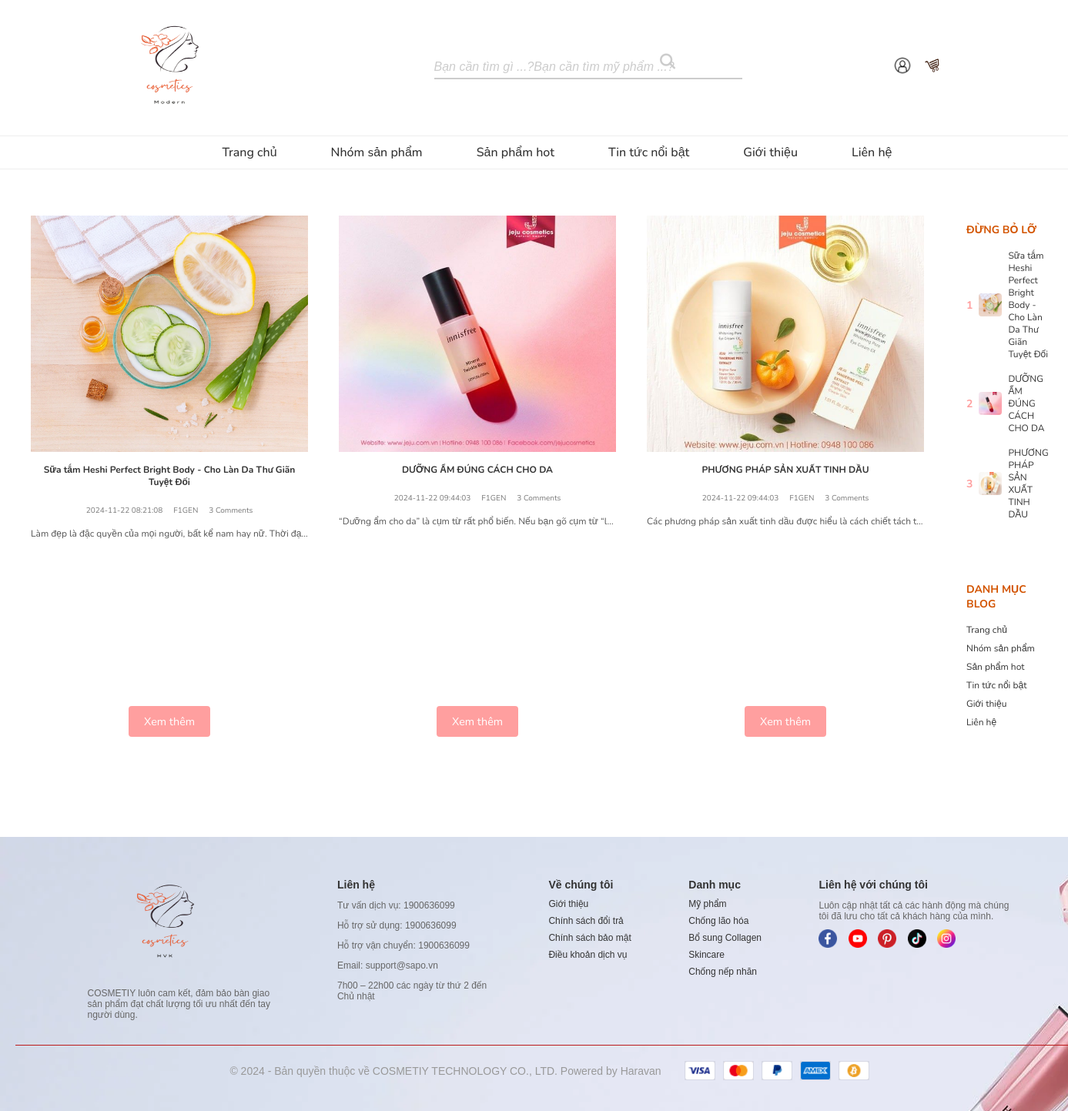
The page /frontend/index.php?page=gioithieu on the database its author committed.
### tables this page shows
CREATE TABLE `blog_post` (
  `blog_post_id` int(11) NOT NULL,
  `image` varchar(255) DEFAULT NULL,
  `title` varchar(255) NOT NULL,
  `content` text DEFAULT NULL,
  `post_date` datetime NOT NULL
);

### frontend/controller/pro_controller.php (called while the page is built, shortened)
<?php
    class ProductController {
        private $productModel;
        public function __construct() {
            require_once('../frontend/model/m_product.php');
            $this->productModel = new ProductModel();
        }
        public function gioithieu() {
            $blog = $this->productModel->getAllBLog();
            include_once "view/menugioithieu.php";
            include_once "view/gioithieu.php";
            include_once "view/footer.php";
        }
    }
?>

### frontend/model/m_database.php (called while the page is built, shortened)
<?php
class database {
    private $host = "localhost";
    private $username = "root";
    private $password = "";
    private $database = "duan1";
    private $conn;
    public static $instance;
    public static function getInstance(){
        if (!self::$instance) {
            self::$instance = new database();
        }
        return self::$instance;
    }
    public function __construct(){
        try {
            $this->conn = new PDO("mysql:host=$this->host;dbname=$this->database;charset=utf8mb4", $this->username, $this->password);
            $this->conn->setAttribute(PDO::ATTR_ERRMODE, PDO::ERRMODE_EXCEPTION);
        } catch (PDOException $e) {
            echo "Connection failed: " . $e->getMessage();
        }
    }
    public function getAll($sql, $params = []){
        $stmt = $this->conn->prepare($sql);
        $stmt->execute($params);
        return $stmt->fetchAll(PDO::FETCH_ASSOC);
    }
}
?>

### frontend/model/m_product.php (called while the page is built, shortened)
<?php
    require_once('../frontend/model/m_database.php');
    class productModel{
        public function getAllBLog(){
            $sql="SELECT * FROM blog_post";
            return database::getInstance()->getAll($sql);
        }
    }
?>

### frontend/view/gioithieu.php (the view, shortened to what this page needs)
<div class="container">
   <div class="kt">
   <?php if(isset($blog)){foreach($blog as $b){ ?>
    <div class="card">
        <img src="../public/user/img/<?=$b['image']?>" alt="Product 1">
        <h3><?=$b['title']?></h3>
        <div class="info">
            <span class="date"><?=$b['post_date']?></span>
            <span class="category">F1GEN</span>
            <span class="comments">3 Comments</span>
        </div>
        <p><?=$b['content']?></p>
        <a href="article.html" class="bt">Xem thêm</a>
    </div>
    <?php }} ?>
</div>
        <div class="sidebar">
            <div class="sidebar-section">
                <h3>Đừng bỏ lỡ</h3>
                <?php if(isset($blog)){foreach($blog as $b){ ?>
                <ul>
                    <li><span><?=$b['blog_post_id']?></span><img src="../public/user/img/<?=$b['image']?>" alt="Product 1"><a href="#"><?=$b['title']?></a></li>
                </ul>
                <?php }} ?>
            </div>
            <div class="sidebar-section">
                <h3>Danh mục blog</h3>
                <ul>
                    <li><a href="?page=home">Trang chủ</a></li>
                    <li><a href="?page=nhomsanpham&id=1">Nhóm sản phẩm</a></li>
                    <li><a href="?page=sphot">Sản phẩm hot</a></li>
                    <li><a href="?page=tintucnoibat">Tin tức nổi bật</a></li>
                    <li><a href="?page=gioithieu">Giới thiệu</a></li>
                    <li><a href="?page=lienhe">Liên hệ</a></li>
                </ul>
            </div>
        </div>
    </div>

### public/user/css/styles.css (style rules this page uses)
body { font-family: 'Nunito', sans-serif; margin: 0; padding: 0; overflow-x: hidden; margin: 0; }
a { text-decoration: none; }
.kt { display: flex; justify-content: space-between; max-width: 1200px; margin: 0 auto; }
.card { background-color: white; padding: 20px; width: 30%; text-align: center; display: flex; flex-direction: column; justify-content: space-between; border-radius: 8px; overflow: hidden; }
.card img { max-width: 100%; margin: 0 auto; transition: transform 1.2s ease; }
.card h3 { font-size: 12px; color: #333; margin-top: 15px; }
.info { display: flex; justify-content: center; margin: 10px 0; font-size: 10px; color: #777; gap: 14px; }
.info .date, .info .category, .info .comments { display: block; margin-bottom: 5px; }
.card p { width: 360px; white-space: nowrap; overflow: hidden; text-overflow: ellipsis; font-size: 12px; color: #555; flex-grow: 1; margin: 0 auto; }
.bt { background-color: #ff9f9f; border: none; border-radius: 4px; color: white; padding: 10px 20px; font-size: 0.9em; cursor: pointer; transition: background-color 0.3s; align-self: center; margin-top: 15px; text-decoration: none; }

### frontend/view/gioithieu.php (style rules this page uses)
.container { display: flex; margin: 20px auto; padding: 20px; gap: 20px; }
.kt { display: flex; justify-content: space-between; max-width: 1200px; margin: 0 auto; }
.card { background-color: white; padding: 20px; width: 30%; text-align: center; display: flex; flex-direction: column; justify-content: space-between; border-radius: 8px; overflow: hidden; justify-content: flex-start; position: relative; }
.card img { max-width: 100%; margin: 0 auto; transition: transform 1.2s ease; }
.card h3 { font-size: 12px; color: #333; margin-top: 15px; }
.info { display: flex; justify-content: center; margin: 10px 0; font-size: 10px; color: #777; gap: 14px; }
.info .date, .info .category, .info .comments { display: block; margin-bottom: 5px; }
.card p { font-size: 12px; color: #555; }
.bt { background-color: #ff9f9f; border: none; border-radius: 4px; color: white; padding: 10px 20px; font-size: 0.9em; cursor: pointer; transition: background-color 0.3s; align-self: center; margin-top: 15px; text-decoration: none; }
.sidebar { width: 25%; display: flex; flex-direction: column; gap: 20px; }
.sidebar-section { background-color: #fff; padding: 15px; border-radius: 8px; }
.sidebar-section h3 { font-size: 14px; color: #d35400; margin-bottom: 10px; text-transform: uppercase; }
.sidebar-section ul { list-style: none; padding: 0; }
.sidebar-section ul li { display: flex; align-items: center; margin-bottom: 8px; }
.sidebar-section ul li span { font-size: 14px; font-weight: bold; color: #ff9f9f; margin-right: 8px; }
.sidebar-section ul li img { width: 30px; height: 30px; border-radius: 4px; margin-right: 8px; }
.sidebar-section ul li a { text-decoration: none; color: #333; font-size: 12px; }

### rows shown on the page
blog_post: image (picture), title "Sữa tắm Heshi Perfect Bright Body - Cho Làn Da Thư Giãn Tuyệt Đối", post_date "2024-11-22 08:21:08", content "Làm đẹp là đặc quyền của mọi người, bất kể nam hay nữ. Thời đạ…", blog_post_id "1"
blog_post: image (picture), title "DƯỠNG ẨM ĐÚNG CÁCH CHO DA", post_date "2024-11-22 09:44:03", content "“Dưỡng ẩm cho da” là cụm từ rất phổ biến. Nếu bạn gõ cụm từ “l…", blog_post_id "2"
blog_post: image (picture), title "PHƯƠNG PHÁP SẢN XUẤT TINH DẦU", post_date "2024-11-22 09:44:03", content "Các phương pháp sản xuất tinh dầu được hiểu là cách chiết tách t…", blog_post_id "3"
